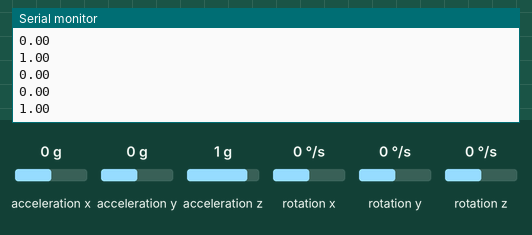
Simulated run of this sketch. Board: Arduino Uno, built with avr-gcc and run on an emulated ATmega328P. Parts: the last lines printed to the serial monitor. Wiring (inferred from the names in the program): MPU-6050 motion sensor at I2C address 0x68. The test bench sets the inputs (shaded band); at power-on: acceleration x 0 g, acceleration y 0 g, acceleration z 1 g, rotation x 0 °/s, rotation y 0 °/s, rotation z 0 °/s.

Above: at 1.3 s.
1.4 s: acceleration x set to -1.4 g
At 2.7 s:
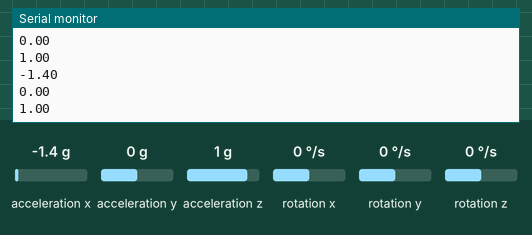
2.9 s: acceleration y set to -0.8 g
At 3.9 s:
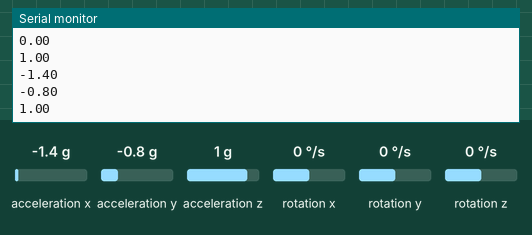
4.4 s: acceleration z set to 0.8 g
At 5.8 s:
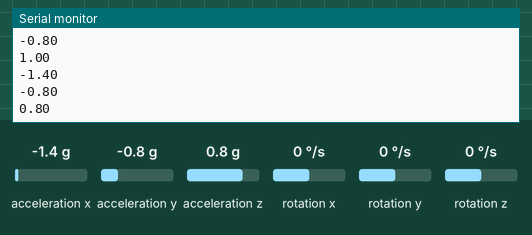
Timing chart, 0 to 7.4 s (numbered marks = the images above; inputs shaded):
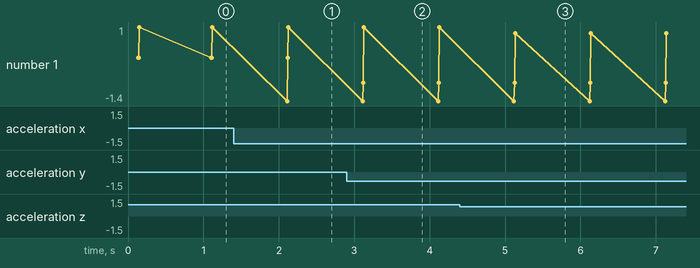

Measured:
- after the input at 1.4 s, the serial monitor: prints a new line after 0.71 s (image 1)
- after the input at 2.9 s, the serial monitor: prints a new line after 0.22 s (image 2)
- after the input at 4.4 s, the serial monitor: prints a new line after 0.73 s (image 3)
- plotted number 1: 1 → 0.8 after the input at 4.4 s

The sketch:

mpu6050rawRead.ino
```cpp
/*
 *  How I2C Communication Protocol Works - Arduino I2C Tutorial
 *
 *   by Dejan, www.HowToMechatronics.com
 *
 */

#include <Wire.h>

int mpuAddress = 0x68; // Device address in which is also included the 8th bit for selecting the mode, read in this case.

float temp, accX, accY, accZ; //, gyroX, gyroY, gyroZ;


//=====

#define MPU6050_ADDR         0x68
#define MPU6050_SMPLRT_DIV   0x19
#define MPU6050_CONFIG       0x1a
#define MPU6050_GYRO_CONFIG  0x1b
#define MPU6050_ACCEL_CONFIG 0x1c
#define MPU6050_WHO_AM_I     0x75
#define MPU6050_PWR_MGMT_1   0x6b
#define MPU6050_TEMP_H       0x41
#define MPU6050_TEMP_L       0x42

#define GYRO_LSB_2_DEGSEC  65.5     // [bit/(°/s)]
#define ACC_LSB_2_G        16384.0  // [bit/gravity]
#define RAD_2_DEG          57.29578 // [°/rad]
#define GYRO_OFFSET_NB_MES 3000     //
#define TEMP_LSB_2_DEGREE  340.0    // [bit/celsius]
#define TEMP_LSB_OFFSET    12412.0  //

#define DEFAULT_GYRO_COEFF 0.98
//====
int X0,X1,X_out;

void setup() {
  Wire.begin(); // Initiate the Wire library
  Serial.begin(9600);
  delay(100);
  Serial.println(F("Iniatialising  MPU6050"));
  MPU6050_begin();
  // Enable measurement
  //Wire.beginTransmission(mpuAddress);
 // Wire.write(Power_Register);
  // Bit D3 High for measuring enable (0000 1000)
  //Wire.write(8);
  //Wire.endTransmission();
   Serial.println("Done!\n");
}

void loop() {

MPU6050_update();
Serial.println(accX);
Serial.println(accY);
Serial.println(accZ);
//  Serial.print("X0= ");
//  Serial.print(X0);
//  Serial.print("   X1= ");
//  Serial.println(X1);
delay(1000);
}

//====================================================
void writeMPU6050(byte reg, byte data){
  Wire.beginTransmission(mpuAddress);
  Wire.write(reg);
  Wire.write(data);
  Wire.endTransmission();
}

void MPU6050_begin(){
  writeMPU6050(MPU6050_SMPLRT_DIV, 0x00);
  writeMPU6050(MPU6050_CONFIG, 0x00);
  writeMPU6050(MPU6050_GYRO_CONFIG, 0x08);
  writeMPU6050(MPU6050_ACCEL_CONFIG, 0x00);
  writeMPU6050(MPU6050_PWR_MGMT_1, 0x01);
}

void MPU6050_update(){
  Wire.beginTransmission(MPU6050_ADDR);
  Wire.write(0x3B);
  Wire.endTransmission(false);
  Wire.requestFrom((int)MPU6050_ADDR, 14);

  int16_t rawData[7]; // [ax,ay,az,temp,gx,gy,gz]

  for(int i=0;i<7;i++){
  rawData[i]  = Wire.read() << 8;
    rawData[i] |= Wire.read();
  }

  accX = ((float)rawData[0]) / ACC_LSB_2_G;
  accY = ((float)rawData[1]) / ACC_LSB_2_G;
  accZ = ((float)rawData[2]) / ACC_LSB_2_G;
  temp = (rawData[3] + TEMP_LSB_OFFSET) / TEMP_LSB_2_DEGREE;
//  gyroX = ((float)rawData[4]) / GYRO_LSB_2_DEGSEC - gyroXoffset;
//  gyroY = ((float)rawData[5]) / GYRO_LSB_2_DEGSEC - gyroYoffset;
//  gyroZ = ((float)rawData[6]) / GYRO_LSB_2_DEGSEC - gyroZoffset;
//
//  float sgZ = (accZ>=0)-(accZ<0);
//  angleAccX = atan2(accY, sgZ*sqrt(accZ*accZ + accX*accX)) * RAD_2_DEG;
//  angleAccY = - atan2(accX, sqrt(accZ*accZ + accY*accY)) * RAD_2_DEG;
//
//  unsigned long Tnew = millis();
//  float dt = (Tnew - preInterval) * 1e-3;
//  preInterval = Tnew;
//
//  angleX = (gyroCoef * (angleX + gyroX*dt)) + (accCoef * angleAccX);
//  angleY = (gyroCoef * (angleY + gyroY*dt)) + (accCoef * angleAccY);
//  angleZ += gyroZ*dt;

}
```
